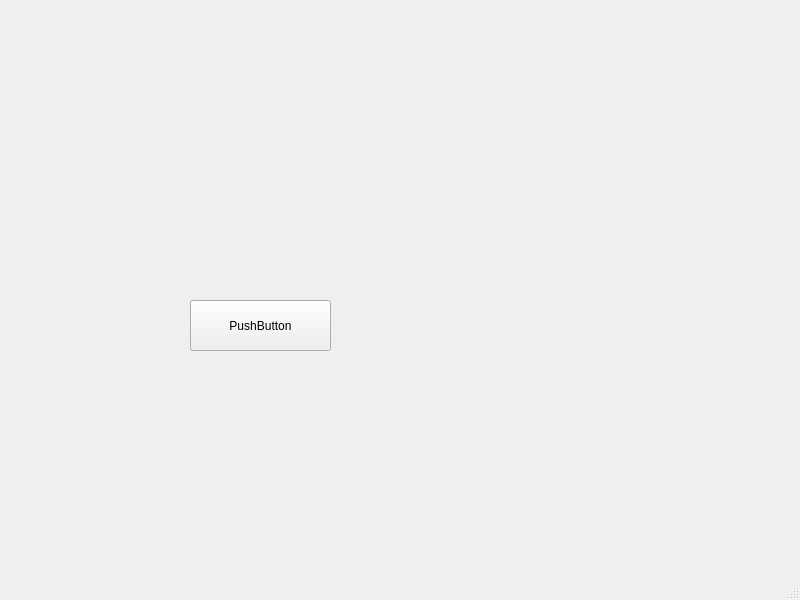
<?xml version="1.0" encoding="UTF-8"?>
<ui version="4.0">
 <class>Test_Window_1</class>
 <widget class="QMainWindow" name="Test_Window_1">
  <property name="geometry">
   <rect>
    <x>0</x>
    <y>0</y>
    <width>800</width>
    <height>600</height>
   </rect>
  </property>
  <property name="windowTitle">
   <string>MainWindow</string>
  </property>
  <widget class="QWidget" name="centralwidget">
   <widget class="QPushButton" name="pushButton">
    <property name="geometry">
     <rect>
      <x>190</x>
      <y>300</y>
      <width>141</width>
      <height>51</height>
     </rect>
    </property>
    <property name="text">
     <string>PushButton</string>
    </property>
   </widget>
  </widget>
  <widget class="QMenuBar" name="menubar">
   <property name="geometry">
    <rect>
     <x>0</x>
     <y>0</y>
     <width>800</width>
     <height>21</height>
    </rect>
   </property>
  </widget>
  <widget class="QStatusBar" name="statusbar"/>
 </widget>
 <resources/>
 <connections/>
</ui>
